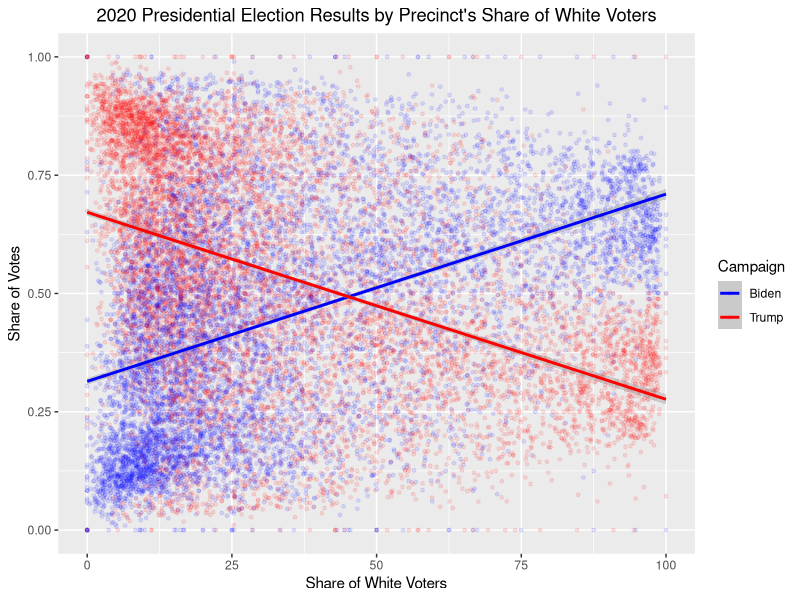
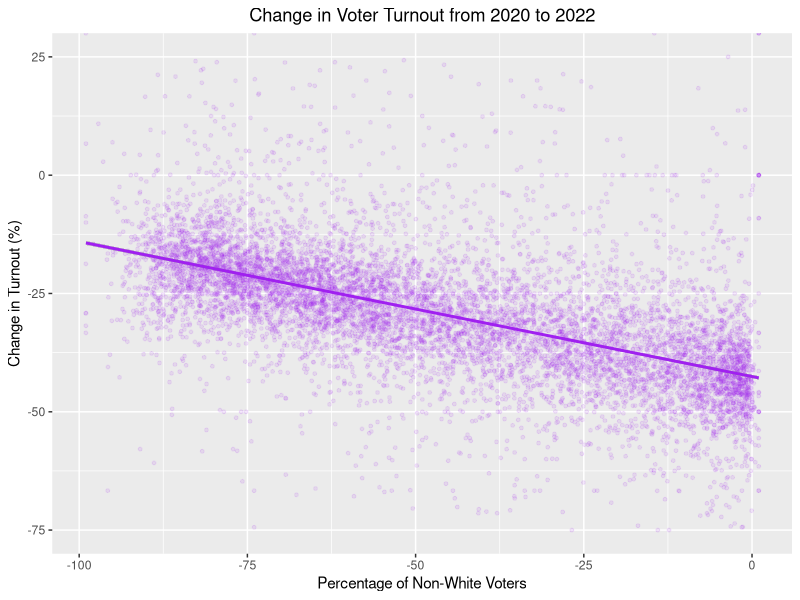
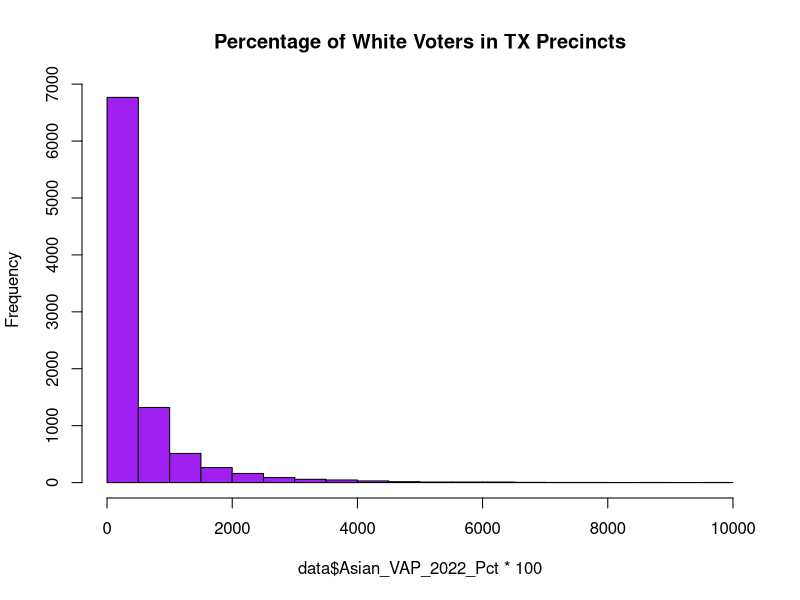
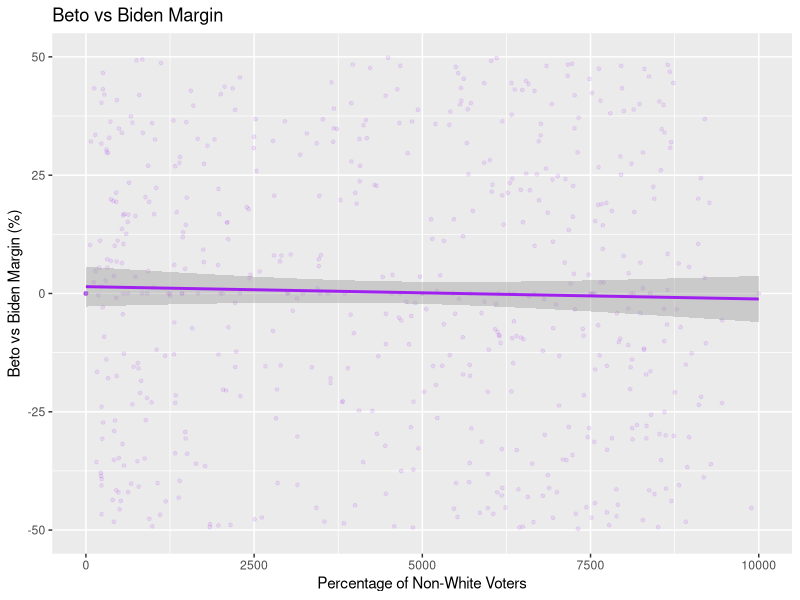

Here is the R script that generated these plots, in order:
## ---- chunk 1
# Imports data
library(ggplot2)
library(tidyr)
data <- read.csv("Texas_Precinct_Election_Data.csv")
head(data)
## ---- chunk 2
adjusted_data <- pivot_longer(data, Trump_2020_Votes:O_Rourke_2022_Votes, names_to = "Campaign", values_to = "Votes")
head(adjusted_data)
## ---- chunk 3
# Creates 2 different data frames for each election
pres_2020_data = subset(adjusted_data, Campaign %in% c('Trump_2020_Votes', 'Biden_2020_Votes'))
gov_2022_data = subset(adjusted_data, Campaign %in% c('Abbott_2022_Votes', 'O_Rourke_2022_Votes'))
head(pres_2020_data)
head(gov_2022_data)
## ---- chunk 4
ggplot(data = pres_2020_data, aes(x = Latino_VAP_2022_Pct, y = Votes/Total_Votes_2020_Pres, color = Campaign)) + geom_point(size = 1, alpha = 0.1) + geom_smooth(method = 'lm') + scale_color_manual(values = c('blue', 'red'), labels = c('Biden', 'Trump')) + labs(title = "2020 Presidential Election Results by Precinct's Share of White Voters", x = "Share of White Voters", y = "Share of Votes") + theme(plot.title=element_text(hjust=0.5))

## ---- chunk 5
ggplot(data = data, aes(x = (1 - White_VAP_2022_Pct), y = Change_in_Turnout)) + geom_point(size = 1, alpha = 0.1, color = 'purple') + geom_smooth(method = 'lm', color = 'purple') + labs(title = "Change in Voter Turnout from 2020 to 2022", x = "Percentage of Non-White Voters", y = "Change in Turnout (%)") + ylim(-75, 25) + theme(plot.title=element_text(hjust=0.5))
## ---- chunk 6
hist(data$Asian_VAP_2022_Pct* 100, main = 'Percentage of White Voters in TX Precincts', col = 'purple')
## ---- chunk 7
ggplot(data = data, aes(x = (White_VAP_2022_Pct) * 100, y = ((O_Rourke_2022_Pct - Abbott_2022_Pct) - (Biden_2020_Pct - Trump_2020_Pct)) * 100)) + geom_point(size = 1, alpha = 0.1, color = 'purple') + geom_smooth(method = 'lm', color = 'purple') + labs(title = "Beto vs Biden Margin", x = "Percentage of Non-White Voters", y = "Beto vs Biden Margin (%)") + ylim(-50, 50)
## ---- chunk 8
subdata <- subset(data, Asian_VAP_2022_Pct > 50)
subdata
biden_pct = sum(subdata$Biden_2020_Votes) / sum(subdata$Total_Votes_2020_Pres) * 100
trump_pct = sum(subdata$Trump_2020_Votes) / sum(subdata$Total_Votes_2020_Pres) * 100
o_rourke_pct = sum(subdata$O_Rourke_2022_Votes) / sum(subdata$Total_Votes_2022_Gov) * 100
abbott_pct = sum(subdata$Abbott_2022_Votes) / sum(subdata$Total_Votes_2022_Gov) * 100
biden_pct
trump_pct
o_rourke_pct
abbott_pct
(o_rourke_pct - abbott_pct - biden_pct + trump_pct)
## ---- chunk 9
subset(data, (Asian_VAP_2022_Pct * 100) > 50)
## ---- chunk 10
sdata <- subset(data, Dem_Raw_Vote_Margin_Gain < 0)
ddd <- sum(abs(sdata$Dem_Raw_Vote_Margin_Gain))
ddd
